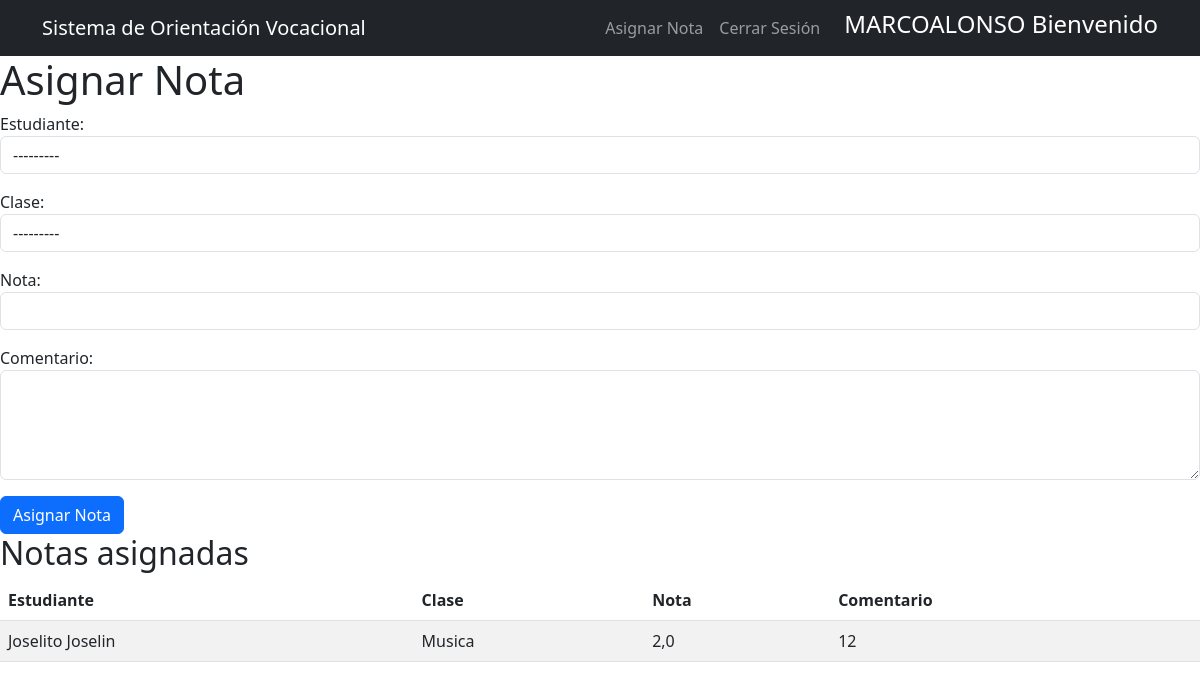
/asignarNota/ (signed in), run on an earlier commit of the app's database.
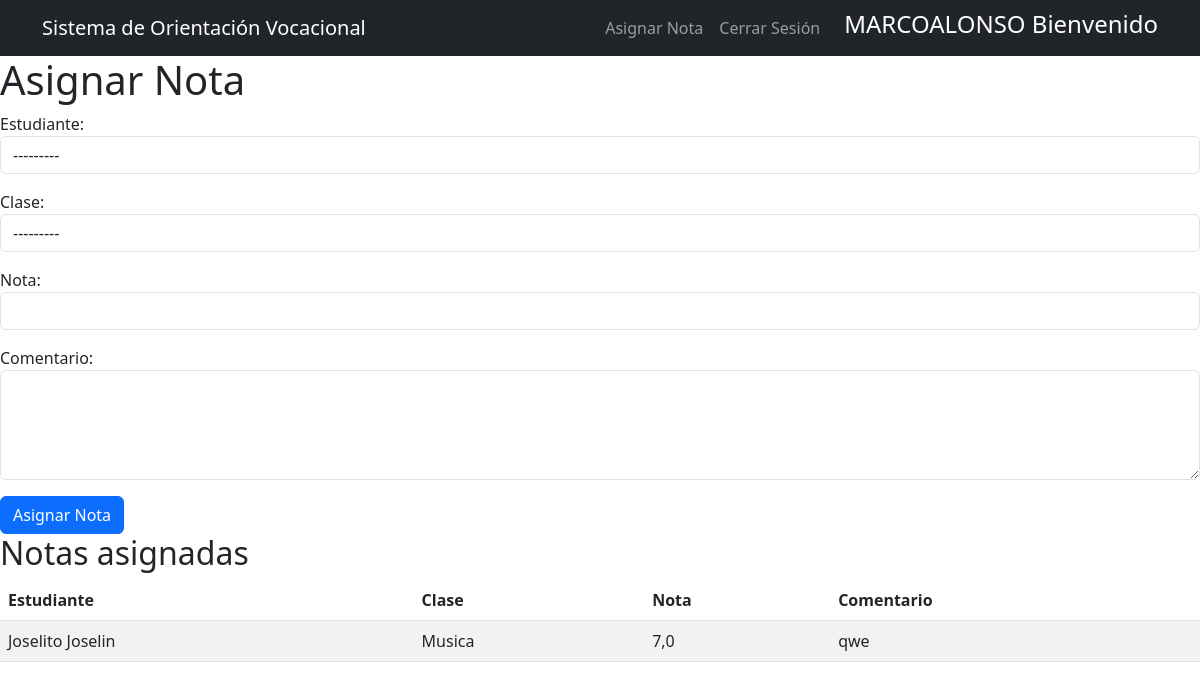
And on a later commit of the database.
### Academico/models.py (models this page shows, shortened)
class Calificacion(models.Model):
    id_calificacion = models.AutoField(primary_key=True)
    estudiante = models.ForeignKey(User, on_delete=models.CASCADE, limit_choices_to={'role': 'estudiante'})
    clase = models.ForeignKey(Clase, on_delete=models.CASCADE)
    nota = models.FloatField(verbose_name="Nota", validators=[MaxValueValidator(10)])
    fecha_registro = models.DateField(auto_now_add=True, verbose_name="Fecha de Registro")
    comentario = models.TextField(blank=True, null=True, verbose_name="Comentario")
    class Meta:
        verbose_name = "Calificación"
        verbose_name_plural = "Calificaciones"

class Clase(models.Model):
    id_clase = models.AutoField(primary_key=True)
    nombre = models.CharField(max_length=100, verbose_name="Nombre")
    codigo = models.CharField(max_length=20, verbose_name="Código")
    creditos = models.IntegerField(verbose_name="Créditos")
    profesor = models.ForeignKey(User, on_delete=models.CASCADE, limit_choices_to={'role': 'profesor'})
    def __str__(self):
        return f"{self.codigo} - {self.nombre}"
    class Meta:
        verbose_name = "Clase"
        verbose_name_plural = "Clases"

### Usuarios/models.py (models this page shows, shortened)
class User(AbstractUser):
    ROLES = (
        ('estudiante', 'Estudiante'),
        ('profesor', 'Profesor'),
    )
    role = models.CharField(max_length=10, choices=ROLES, verbose_name="Rol")
    cedula = models.CharField(max_length=10, unique=True, verbose_name="Cédula")
    telefono = models.CharField(max_length=10, verbose_name="Teléfono")
    especialidad = models.CharField(max_length=100, null=True, blank=True, verbose_name="Especialidad")
    fecha_nacimiento = models.DateField(null=True, blank=True, verbose_name="Fecha de Nacimiento")
    direccion = models.TextField(null=True, blank=True, verbose_name="Dirección")
    groups = models.ManyToManyField(
        'auth.Group',
        verbose_name='groups',
        blank=True,
        related_name='custom_user_set',
        related_query_name='custom_user'
    )
    user_permissions = models.ManyToManyField(
        'auth.Permission',
        verbose_name='user permissions',
        blank=True,
        related_name='custom_user_set',
        related_query_name='custom_user'
    )
    def is_profesor(self):
        return self.role == 'profesor'
    def __str__(self):
        return f"{self.username} ({self.role})"

### Core/views.py (the view)
# urls.py: path('asignarNota/', views.asignarNota, name='asignarNota'),
@login_required
def asignarNota(request):
    if not (request.user.is_profesor() or request.user.is_superuser):
        return HttpResponseForbidden("No tienes los permisos para asignar notas.")
    grupos = Group.objects.all()
    estudiantes_por_grupo = {
        grupo.name: User.objects.filter(groups=grupo, role='estudiante') for grupo in grupos
    }
    clases = Clase.objects.all()
    if request.method == 'POST':
        estudiante_id = request.POST.get('estudiante')
        clase_id = request.POST.get('clase')
        calificacion = Calificacion.objects.filter(estudiante_id=estudiante_id, clase_id=clase_id).first()
        if calificacion:
            form = CalificacionesForm(request.POST, instance=calificacion)  # Cargar el formulario con la instancia existente
        else:
            form = CalificacionesForm(request.POST)  # Crear una nueva calificación
        if form.is_valid():
            form.save()  # Guardar cambios en la base de datos
            return redirect('asignarNota')  # Redirigir a una página de éxito
    else:
        form = CalificacionesForm()
    calificaciones = Calificacion.objects.select_related('estudiante', 'clase').all()
    return render(request, 'core/asignarNota.html', {
        'form': form,
        'estudiantes_por_grupo': estudiantes_por_grupo,
        'clases': clases,
        'calificaciones': calificaciones,
    })

### Core/forms.py
class CalificacionesForm(forms.ModelForm):
    class Meta:
        model = Calificacion
        fields = ['estudiante', 'clase', 'nota', 'comentario']
        widgets = {
            'comentario': forms.Textarea(attrs={'rows': 4, 'class': 'form-control'}),
            'nota': forms.NumberInput(attrs={'class': 'form-control'}),
        }
    def __init__(self, *args, **kwargs):
        super().__init__(*args, **kwargs)
        for field in self.fields.values():
            field.widget.attrs['class'] = 'form-control'
        self.fields['estudiante'].queryset = User.objects.filter(role='estudiante')
        self.fields['clase'].queryset = Clase.objects.all()

### Core/templates/core/asignarNota.html (shortened to what this page needs)
{% extends 'core/index.html' %}
{% block content %}
<div class="asignarNota">
    <h1>Asignar Nota</h1>
    <form method="post">
        <div class="mb-3">
            {{ form.estudiante.label_tag }}
            {{ form.estudiante }}
        </div>
        <div class="mb-3">
            {{ form.clase.label_tag }}
            {{ form.clase }}
        </div>
        <div class="mb-3">
            {{ form.nota.label_tag }}
            {{ form.nota }}
        </div>
        <div class="mb-3">
            {{ form.comentario.label_tag }}
            {{ form.comentario }}
        </div>
        <button type="submit" class="btn btn-primary">Asignar Nota</button>
    </form>
</div>
<h2>Notas asignadas</h2>
<table class="table table-striped">
    <thead>
        <tr>
            <th>Estudiante</th>
            <th>Clase</th>
            <th>Nota</th>
            <th>Comentario</th>
        </tr>
    </thead>
    <tbody>
        {% for calificacion in calificaciones %}
        <tr>
            <td>{{ calificacion.estudiante.get_full_name }}</td>
            <td>{{ calificacion.clase.nombre }}</td>
            <td>{{ calificacion.nota }}</td>
            <td>{{ calificacion.comentario }}</td>
        </tr>
        {% endfor %}
    </tbody>
</table>
{% endblock %}

What changed in the data, as far as the page shows it:
changed Calificacion "Joselito Joselin": nota "2,0" → "7,0"; comentario "12" → "qwe"
